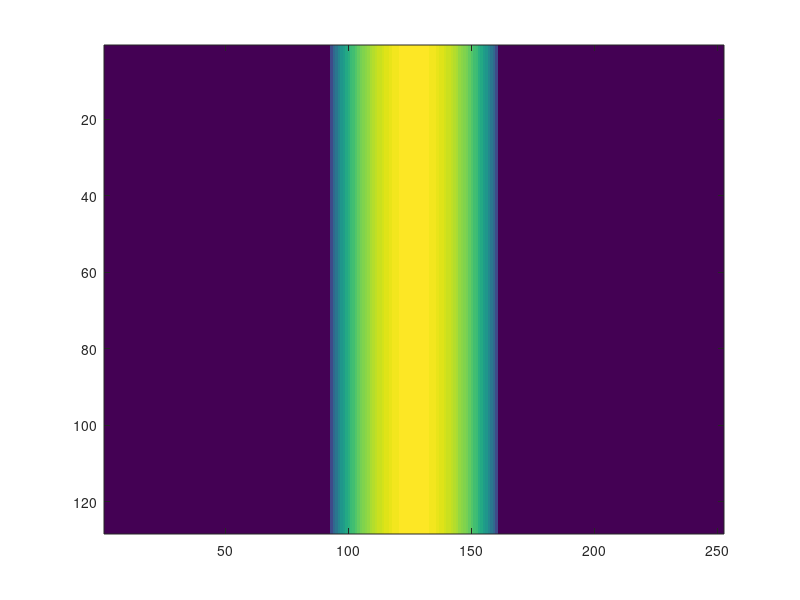

Write the MATLAB code that produced this figure.
clear all;
% Num of detectors = 481
ndet = 251;
Tmax=36.4372;
dt = 2*Tmax./ndet;
A = 10;
B=10;
t=-Tmax:dt:Tmax;
rho = 1;
theta = 0:360./127:360;
theta = theta*2*pi./360;
% Projection of Ellipse
for i = 1:length(theta)
a(i)=sqrt(A^2*cos(theta(i))^2 + B^2*sin(theta(i))^2);
end
figure;
P = zeros(length(theta),length(t));
for i = 1:length(theta)
for j = 1:length(t)
    if(abs(t(j))<= a(i))
        P(i,j)=(2*rho*A*B*sqrt(a(i).^2-t(j).^2))./(a(i).^2);
    elseif(abs(t(j))>a(i))
        p(i,j)=0;
    else
        continue;
    end
end
end
imagesc(P);

    